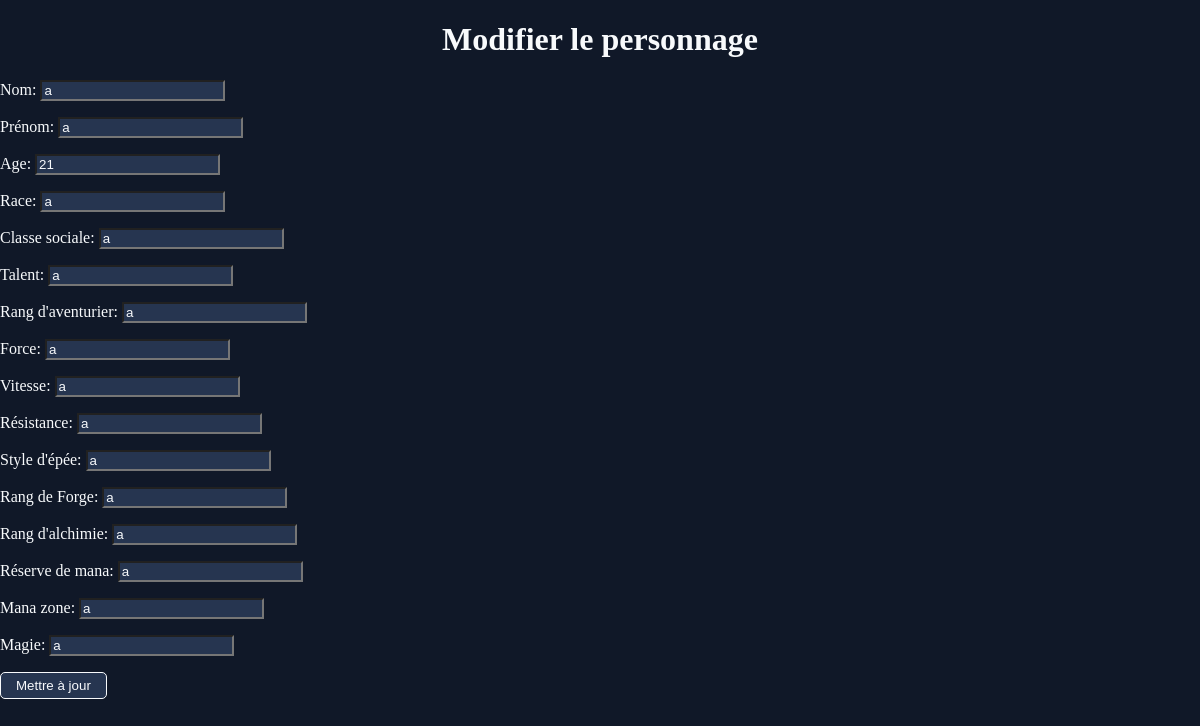
The page /update/1 on the database as committed earlier.
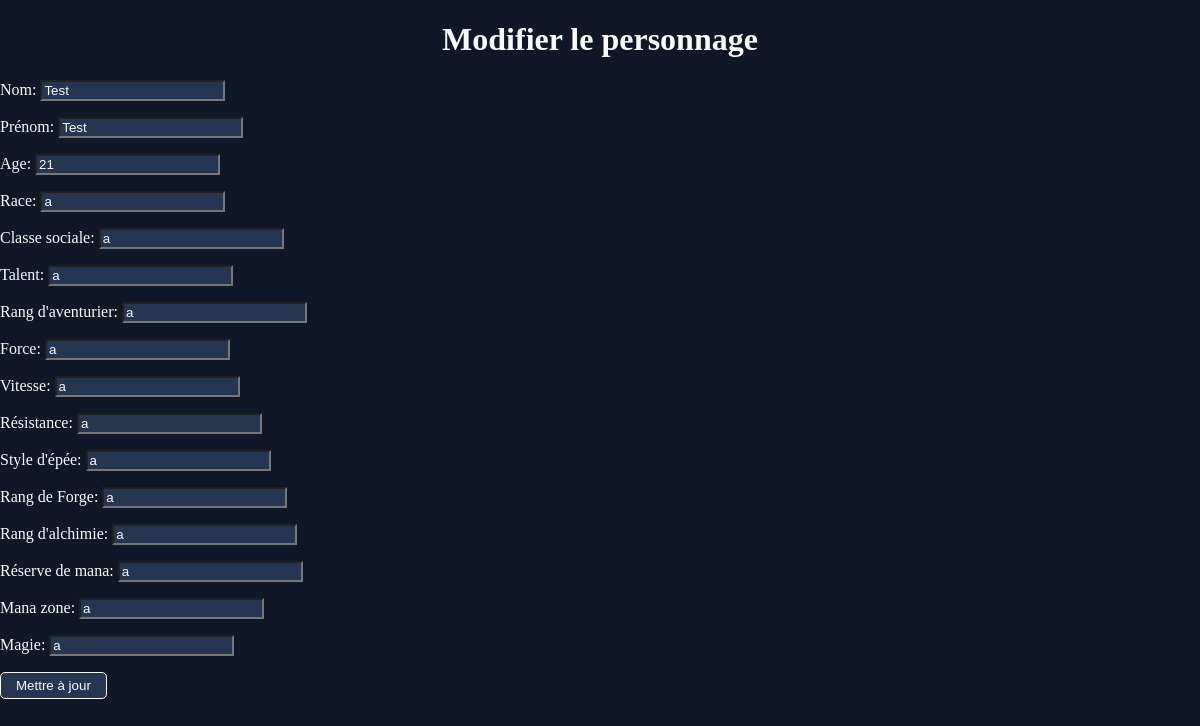
The same page on the database as committed later.
### app.py (models this page shows, shortened)
class Character(db.Model):
    id = db.Column(db.Integer, primary_key=True)
    last_name = db.Column(db.String(200), nullable=False, default='Doe')
    name = db.Column(db.String(200), nullable=False, default='John')
    age = db.Column(db.Integer, nullable=False, default=20)
    race = db.Column(db.String(200), nullable=False, default='Humain')
    social_class = db.Column(db.String(200), nullable=False, default='Plébien')
    talent = db.Column(db.String(200), nullable=False, default='Aucun')
    adventurer_rank = db.Column(db.String(200), nullable=False, default='Aucun')
    strength = db.Column(db.String(200), nullable=False, default='E')
    speed = db.Column(db.String(200), nullable=False, default='E')
    resistance = db.Column(db.String(200), nullable=False, default='E')
    sword_style = db.Column(db.String(200), nullable=False, default='Aucun')
    smith_rank = db.Column(db.String(200), nullable=False, default='/')
    alchemy_rank = db.Column(db.String(200), nullable=False, default='/')
    mana_reserve = db.Column(db.String(200), nullable=False, default='Très faible')
    mana_zone = db.Column(db.String(200), nullable=False, default='/')
    magic_mastery = db.Column(db.String(2000), nullable=False, default='/')
    date_created = db.Column(db.DateTime, default=datetime.utcnow)
    skills = db.relationship('Skill', backref='owner', lazy='dynamic', cascade="all, delete-orphan")
    items = db.relationship('Item', backref='owner', lazy='dynamic', cascade="all, delete-orphan")

### app.py (the view)
@app.route('/update/<int:id>', methods=['GET', 'POST'])
def update(id):
    character = Character.query.get_or_404(id)
    if request.method == 'POST':
        new_last_name = request.form['last_name'].strip()
        new_name = request.form['name'].strip()
        try:
            new_age = int(request.form['age'])
        except ValueError:
            return 'L\'âge doit être un nombre valide.', 400
        new_race = request.form['race'].strip()
        new_social_class = request.form['social_class'].strip()
        new_talent = request.form['talent'].strip()
        new_adventurer_rank = request.form['adventurer_rank'].strip()
        new_strength = request.form['strength'].strip()
        new_speed = request.form['speed'].strip()
        new_resistance = request.form['resistance'].strip()
        new_sword_style = request.form['sword_style'].strip()
        new_smith_rank = request.form['smith_rank'].strip()
        new_alchemy_rank = request.form['alchemy_rank'].strip()
        new_mana_reserve = request.form['mana_reserve'].strip()
        new_mana_zone = request.form['mana_zone'].strip()
        new_magic_mastery = request.form['magic_mastery'].strip()
        try:
            character.last_name = new_last_name
            character.name = new_name
            character.age = new_age
            character.race = new_race
            character.social_class = new_social_class
            character.talent = new_talent
            character.adventurer_rank = new_adventurer_rank
            character.strength = new_strength
            character.speed = new_speed
            character.resistance = new_resistance
            character.sword_style = new_sword_style
            character.smith_rank = new_smith_rank
            character.alchemy_rank = new_alchemy_rank
            character.mana_reserve = new_mana_reserve
            character.mana_zone = new_mana_zone
            character.magic_mastery = new_magic_mastery
            db.session.commit()
            return redirect(url_for('index'))
        except Exception as e:
            print(f"Erreur de mise à jour: {e}")
            return 'Une erreur est survenue lors de la mise à jour de la tâche.', 500
    else:
        return render_template('update.html', character=character)

### templates/update.html (shortened to what this page needs)
<!DOCTYPE html>
<html lang="fr">
<head>
    <link rel="stylesheet" href="{{ url_for('static', filename='css/style.css') }}">
</head>
<body>
    <h1 class="title">Modifier le personnage</h1>
    <form method="POST">
        <p class="character-content">
            Nom: <input type="text" name="last_name" id="last_name" value="{{  character.last_name }}" required class="input_update">
        </p>
        <p class="character-content">
            Prénom: <input type="text" name="name" id="name" value="{{character.name}}" required class="input_update">
        </p>
        <p class="character-content">
            Age: <input type="text" name="age" id="age" value="{{character.age}}" required class="input_update">
        </p>
        <p class="character-content">
            Race: <input type="text" name="race" id="race" value="{{character.race}}" required class="input_update">
        </p>
        <p class="character-content">
            Classe sociale: <input type="text" name="social_class" id="social_class" value="{{character.social_class}}" required class="input_update">
        </p>
        <p class="character-content">
            Talent: <input type="text" name="talent" id="talent" value="{{character.talent}}" required class="input_update">
        </p>
        <p class="character-content">
            Rang d'aventurier: <input type="text" name="adventurer_rank" id="adventurer_rank" value="{{character.adventurer_rank}}" required class="input_update">
        </p>
        <p class="character-content">
            Force: <input type="text" name="strength" id="strength" value="{{  character.strength }}" required class="input_update">
        </p>
        <p class="character-content">
            Vitesse: <input type="text" name="speed" id="speed" value="{{  character.speed }}" required class="input_update">
        </p>
        <p class="character-content">
            Résistance: <input type="text" name="resistance" id="resistance" value="{{  character.resistance }}" required class="input_update">
        </p>
        <p class="character-content">
            Style d'épée: <input type="text" name="sword_style" id="sword_style" value="{{character.sword_style}}" required class="input_update">
        </p>
        <p class="character-content">
            Rang de Forge: <input type="text" name="smith_rank" id="smith_rank" value="{{character.smith_rank}}" required class="input_update">
        </p>
        <p class="character-content">
            Rang d'alchimie: <input type="text" name="alchemy_rank" id="alchemy_rank" value="{{character.alchemy_rank}}" required class="input_update">
        </p>
        <p class="character-content">
            Réserve de mana: <input type="text" name="mana_reserve" id="mana_reserve" value="{{character.mana_reserve}}" required class="input_update">
        </p>
        <p class="character-content">
            Mana zone: <input type="text" name="mana_zone" id="mana_zone" value="{{character.mana_zone}}" required class="input_update">
        </p>
        <p class="character-content">
            Magie: <input type="text" name="magic_mastery" id="magic_mastery" value="{{character.magic_mastery}}" required class="input_update">
        </p>
        <input type="submit" value="Mettre à jour">
    </form>
</body>
</html>

Rows that differ between the two databases and show on the page:
changed Character: last_name "a" → "Test"; name "a" → "Test"
